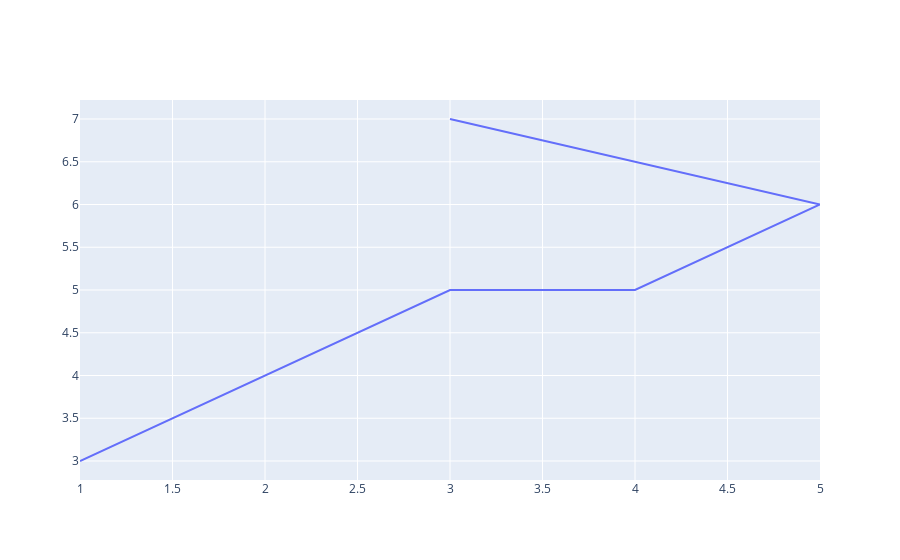

The notebook cell this image was saved under:
### Code cell
fig = go.Figure()
fig.add_trace(go.Scatter(x=[1,2,3,4,5,3], y=[3,4,5,5,6,7], mode='lines'))

### Figure 1 — Plotly figure (JSON) as saved in the notebook; plotly's stock layout.template omitted (floating-point values rounded to 4 significant figures)
{"data": [{"mode": "lines", "type": "scatter", "x": [1, 2, 3, 4, 5, 3], "y": [3, 4, 5, 5, 6, 7]}], "layout": {}}
